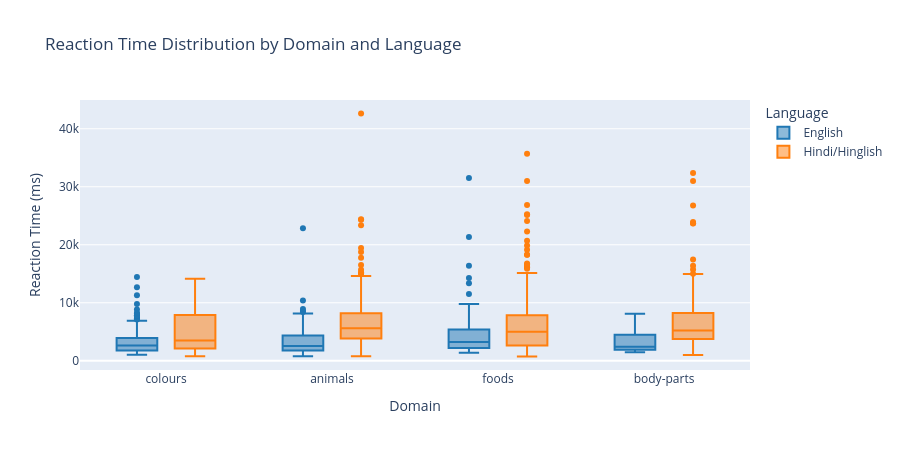

The cell this chart's notebook holds for it:
### Markdown cell above
---
## 5. Reaction Time: English vs Hindi/Hinglish Words

Do subjects respond faster when producing words in their dominant language?  
We compare mean `rt_ms` across language types overall and per domain.

### Code cell
# ── 5. Reaction time by language ─────────────────────────────────────────────
rt_stats = df.groupby("language_type")["rt_ms"].agg(["mean", "median", "std"]).round(1)
print("Overall RT stats by language:")
display(rt_stats)

# Box plot per domain × language
fig = px.box(
    df,
    x="domain",
    y="rt_ms",
    color="language_type",
    color_discrete_map={"English": "#1f77b4", "Hindi/Hinglish": "#ff7f0e"},
    title="Reaction Time Distribution by Domain and Language",
    labels={"rt_ms": "Reaction Time (ms)", "domain": "Domain", "language_type": "Language"},
    points="outliers",
)
fig.update_layout(height=450)
fig.show()

### Figure 1 — Plotly figure (JSON) as saved in the notebook; plotly's stock layout.template omitted (floating-point values rounded to 4 significant figures; data arrays with more than 128 entries replaced by an {"elided": "..."} marker saying what was removed)
{"data": [{"alignmentgroup": "True", "boxpoints": "outliers", "hovertemplate": "Language=English<br>Domain=%{x}<br>Reaction Time (ms)=%{y}<extra></extra>", "legendgroup": "English", "marker": {"color": "#1f77b4"}, "name": "English", "notched": false, "offsetgroup": "English", "orientation": "v", "showlegend": true, "type": "box", "x": {"elided": "317 str values"}, "x0": " ", "xaxis": "x", "y": {"elided": "317 float values"}, "y0": " ", "yaxis": "y"}, {"alignmentgroup": "True", "boxpoints": "outliers", "hovertemplate": "Language=Hindi/Hinglish<br>Domain=%{x}<br>Reaction Time (ms)=%{y}<extra></extra>", "legendgroup": "Hindi/Hinglish", "marker": {"color": "#ff7f0e"}, "name": "Hindi/Hinglish", "notched": false, "offsetgroup": "Hindi/Hinglish", "orientation": "v", "showlegend": true, "type": "box", "x": {"elided": "723 str values"}, "x0": " ", "xaxis": "x", "y": {"elided": "723 float values"}, "y0": " ", "yaxis": "y"}], "layout": {"boxmode": "group", "height": 450, "legend": {"title": {"text": "Language"}, "tracegroupgap": 0}, "title": {"text": "Reaction Time Distribution by Domain and Language"}, "xaxis": {"anchor": "y", "domain": [0, 1], "title": {"text": "Domain"}}, "yaxis": {"anchor": "x", "domain": [0, 1], "title": {"text": "Reaction Time (ms)"}}}}
